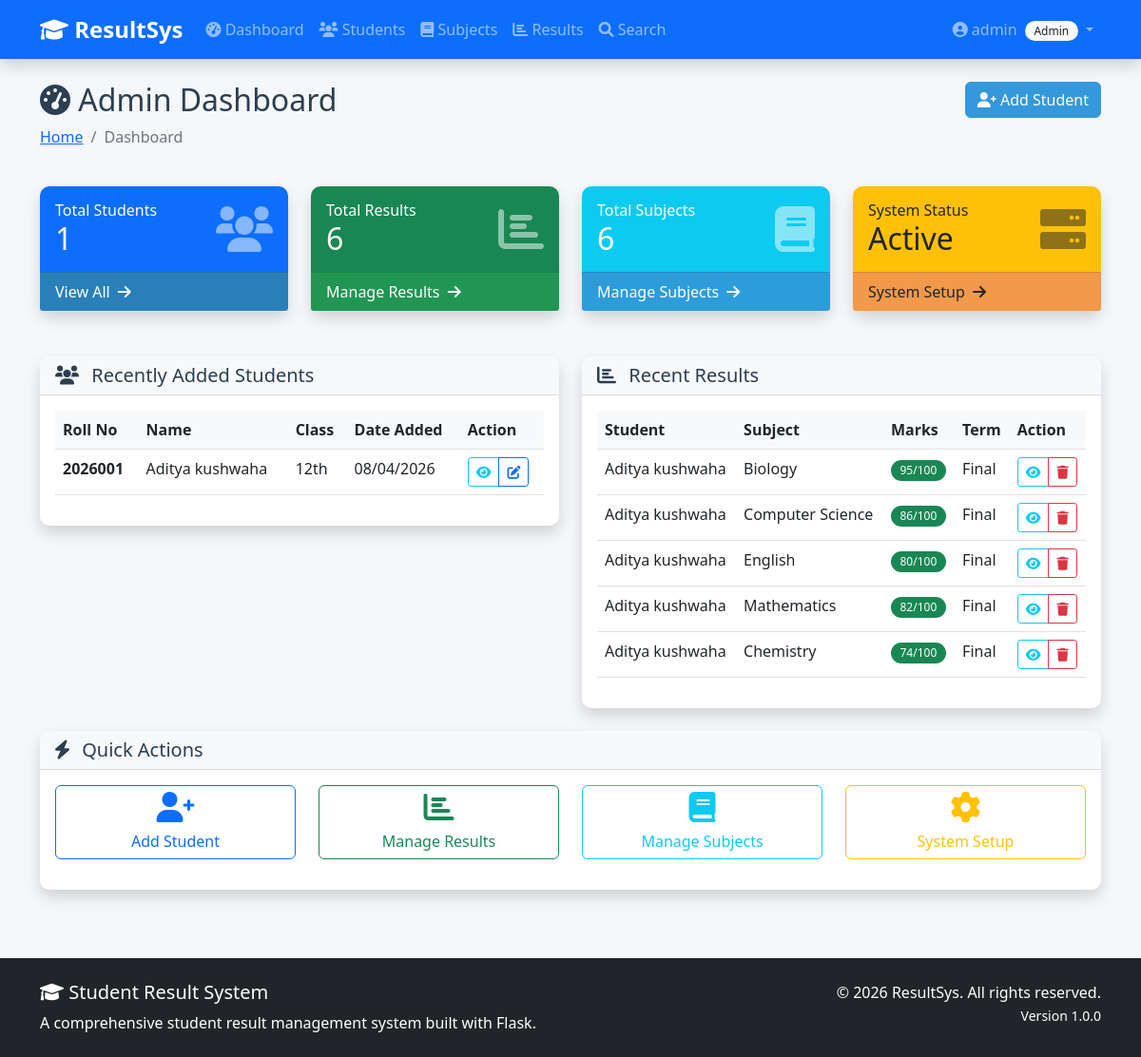
The app's page /admin/dashboard (signed in) with its own data.
### app.py (models this page shows)
class Student(db.Model):
    id = db.Column(db.Integer, primary_key=True)
    roll_no = db.Column(db.String(20), unique=True, nullable=False)
    full_name = db.Column(db.String(100), nullable=False)
    date_of_birth = db.Column(db.Date, nullable=False)
    email = db.Column(db.String(120))
    phone = db.Column(db.String(15))
    class_name = db.Column(db.String(50))
    address = db.Column(db.Text)
    created_at = db.Column(db.DateTime, default=datetime.utcnow)
    results = db.relationship('Result', backref='student', lazy=True, cascade='all, delete-orphan')

class Result(db.Model):
    id = db.Column(db.Integer, primary_key=True)
    student_id = db.Column(db.Integer, db.ForeignKey('student.id'), nullable=False)
    subject_id = db.Column(db.Integer, db.ForeignKey('subject.id'), nullable=False)
    marks_obtained = db.Column(db.Integer, nullable=False)
    exam_date = db.Column(db.Date, nullable=False, default=datetime.utcnow)
    term = db.Column(db.String(20))  # e.g., "Mid-Term", "Final"
    subject = db.relationship('Subject')

class Subject(db.Model):
    id = db.Column(db.Integer, primary_key=True)
    code = db.Column(db.String(20), unique=True, nullable=False)
    name = db.Column(db.String(100), nullable=False)
    max_marks = db.Column(db.Integer, nullable=False, default=100)
    results = db.relationship('Result', backref='subject_ref', lazy=True, cascade='all, delete-orphan')

### app.py (the view)
@app.route('/admin/dashboard')
@role_required('admin')
def admin_dashboard():
    total_students = Student.query.count()
    total_results = Result.query.count()
    total_subjects = Subject.query.count()
    recent_students = Student.query.order_by(Student.created_at.desc()).limit(5).all()
    recent_results = Result.query.order_by(Result.id.desc()).limit(5).all()
    return render_template(
        'dashboard_admin.html',
        total_students=total_students,
        total_results=total_results,
        total_subjects=total_subjects,
        recent_students=recent_students,
        recent_results=recent_results
    )

### templates/dashboard_admin.html (shortened to what this page needs)
{% extends "base.html" %}
{% block page_title %}
<i class="fas fa-tachometer-alt"></i> Admin Dashboard
{% endblock %}
{% block breadcrumbs %}
<li class="breadcrumb-item active" aria-current="page">Dashboard</li>
{% endblock %}
{% block page_actions %}
<a href="{{ url_for('add_student') }}" class="btn btn-primary">
    <i class="fas fa-user-plus"></i> Add Student
</a>
{% endblock %}
{% block content %}
<div class="row mb-4">
    <div class="col-md-3 mb-4">
        <div class="card bg-primary text-white shadow h-100">
            <div class="card-body">
                <div class="d-flex justify-content-between align-items-center">
                    <div>
                        <h6 class="card-title mb-0">Total Students</h6>
                        <h2 class="mb-0">{{ total_students }}</h2>
                    </div>
                    <i class="fas fa-users fa-3x opacity-50"></i>
                </div>
            </div>
            <div class="card-footer bg-primary-dark">
                <a href="{{ url_for('manage_students') }}" class="text-white text-decoration-none">
                    View All <i class="fas fa-arrow-right ms-1"></i>
                </a>
            </div>
        </div>
    </div>
    <div class="col-md-3 mb-4">
        <div class="card bg-success text-white shadow h-100">
            <div class="card-body">
                <div class="d-flex justify-content-between align-items-center">
                    <div>
                        <h6 class="card-title mb-0">Total Results</h6>
                        <h2 class="mb-0">{{ total_results }}</h2>
                    </div>
                    <i class="fas fa-chart-bar fa-3x opacity-50"></i>
                </div>
            </div>
            <div class="card-footer bg-success-dark">
                <a href="{{ url_for('manage_results') }}" class="text-white text-decoration-none">
                    Manage Results <i class="fas fa-arrow-right ms-1"></i>
                </a>
            </div>
        </div>
    </div>
    <div class="col-md-3 mb-4">
        <div class="card bg-info text-white shadow h-100">
            <div class="card-body">
                <div class="d-flex justify-content-between align-items-center">
                    <div>
                        <h6 class="card-title mb-0">Total Subjects</h6>
                        <h2 class="mb-0">{{ total_subjects }}</h2>
                    </div>
                    <i class="fas fa-book fa-3x opacity-50"></i>
                </div>
            </div>
            <div class="card-footer bg-info-dark">
                <a href="{{ url_for('manage_subjects') }}" class="text-white text-decoration-none">
                    Manage Subjects <i class="fas fa-arrow-right ms-1"></i>
                </a>
            </div>
        </div>
    </div>
    <div class="col-md-3 mb-4">
        <div class="card bg-warning text-dark shadow h-100">
            <div class="card-body">
                <div class="d-flex justify-content-between align-items-center">
                    <div>
                        <h6 class="card-title mb-0">System Status</h6>
                        <h2 class="mb-0">Active</h2>
                    </div>
                    <i class="fas fa-server fa-3x opacity-50"></i>
                </div>
            </div>
            <div class="card-footer bg-warning-dark">
                <a href="{{ url_for('admin_setup') }}" class="text-dark text-decoration-none">
                    System Setup <i class="fas fa-arrow-right ms-1"></i>
                </a>
            </div>
        </div>
    </div>
</div>
<div class="row">
    <div class="col-md-6 mb-4">
        <div class="card shadow">
            <div class="card-header bg-light">
                <h5 class="mb-0">
                    <i class="fas fa-users me-2"></i> Recently Added Students
                </h5>
            </div>
            <div class="card-body">
                <div class="table-responsive">
                    <table class="table table-hover">
                        <thead>
                            <tr>
                                <th>Roll No</th>
                                <th>Name</th>
                                <th>Class</th>
                                <th>Date Added</th>
                                <th>Action</th>
                            </tr>
                        </thead>
                        <tbody>
                            {% for student in recent_students %}
                            <tr>
                                <td><strong>{{ student.roll_no }}</strong></td>
                                <td>{{ student.full_name }}</td>
                                <td>{{ student.class_name or 'N/A' }}</td>
                                <td>{{ student.created_at.strftime('%d/%m/%Y') }}</td>
                                <td>
                                    <div class="btn-group btn-group-sm">
                                        <a href="{{ url_for('search_results', roll_no=student.roll_no) }}"
                                           class="btn btn-outline-info btn-sm" title="View Results">
                                            <i class="fas fa-eye"></i>
                                        </a>
                                        <a href="{{ url_for('edit_student', student_id=student.id) }}"
                                           class="btn btn-outline-primary btn-sm" title="Edit">
                                            <i class="fas fa-edit"></i>
                                        </a>
                                    </div>
                                </td>
                            </tr>
                            {% endfor %}
                        </tbody>
                    </table>
                </div>
            </div>
        </div>
    </div>
    <div class="col-md-6 mb-4">
        <div class="card shadow">
            <div class="card-header bg-light">
                <h5 class="mb-0">
                    <i class="fas fa-chart-bar me-2"></i> Recent Results
                </h5>
            </div>
            <div class="card-body">
                <div class="table-responsive">
                    <table class="table table-hover">
                        <thead>
                            <tr>
                                <th>Student</th>
                                <th>Subject</th>
                                <th>Marks</th>
                                <th>Term</th>
                                <th>Action</th>
                            </tr>
                        </thead>
                        <tbody>
                            {% for result in recent_results %}
                            <tr>
                                <td>{{ result.student.full_name }}</td>
                                <td>{{ result.subject.name }}</td>
                                <td>
                                    <span class="badge bg-{{ 'success' if result.marks_obtained >= 40 else 'danger' }}">
                                        {{ result.marks_obtained }}/{{ result.subject.max_marks }}
                                    </span>
                                </td>
                                <td>{{ result.term or 'N/A' }}</td>
                                <td>
                                    <div class="btn-group btn-group-sm">
                                        <a href="{{ url_for('search_results', roll_no=result.student.roll_no) }}"
                                           class="btn btn-outline-info btn-sm" title="View">
                                            <i class="fas fa-eye"></i>
                                        </a>
                                        <a href="{{ url_for('delete_result', result_id=result.id) }}"
                                           class="btn btn-outline-danger btn-sm" title="Delete"
                                           onclick="return confirmDelete('Delete this result?')">
                                            <i class="fas fa-trash"></i>
                                        </a>
                                    </div>
                                </td>
                            </tr>
                            {% endfor %}
                        </tbody>
                    </table>
                </div>
            </div>
        </div>
    </div>
</div>
<div class="row">
    <div class="col-12">
        <div class="card shadow">
            <div class="card-header bg-light">
                <h5 class="mb-0">
                    <i class="fas fa-bolt me-2"></i> Quick Actions
                </h5>
            </div>
            <div class="card-body">
                <div class="row">
                    <div class="col-md-3 mb-3">
                        <a href="{{ url_for('add_student') }}" class="btn btn-outline-primary w-100">
                            <i class="fas fa-user-plus fa-2x mb-2"></i><br>
                            Add Student
                        </a>
                    </div>
                    <div class="col-md-3 mb-3">
                        <a href="{{ url_for('manage_results') }}" class="btn btn-outline-success w-100">
                            <i class="fas fa-chart-bar fa-2x mb-2"></i><br>
                            Manage Results
                        </a>
                    </div>
                    <div class="col-md-3 mb-3">
                        <a href="{{ url_for('manage_subjects') }}" class="btn btn-outline-info w-100">
                            <i class="fas fa-book fa-2x mb-2"></i><br>
                            Manage Subjects
                        </a>
                    </div>
                    <div class="col-md-3 mb-3">
                        <a href="{{ url_for('admin_setup') }}" class="btn btn-outline-warning w-100">
                            <i class="fas fa-cog fa-2x mb-2"></i><br>
                            System Setup
                        </a>
                    </div>
                </div>
            </div>
        </div>
    </div>
</div>
{% endblock %}

### records on screen
Student: roll_no "2026001", full_name "Aditya kushwaha", class_name "12th", created_at "08/04/2026"
Result: student.full_name "Aditya kushwaha", subject.name "Biology", marks_obtained "95", subject.max_marks "100", term "Final"
Result: student.full_name "Aditya kushwaha", subject.name "Computer Science", marks_obtained "86", subject.max_marks "100", term "Final"
Result: student.full_name "Aditya kushwaha", subject.name "English", marks_obtained "80", subject.max_marks "100", term "Final"
Result: student.full_name "Aditya kushwaha", subject.name "Mathematics", marks_obtained "82", subject.max_marks "100", term "Final"
Result: student.full_name "Aditya kushwaha", subject.name "Chemistry", marks_obtained "74", subject.max_marks "100", term "Final"

### other values on screen
{{ session.username }} "admin"
{{ session.role|title }} "Admin"
{{ total_students }} "1"
{{ total_results }} "6"
{{ total_subjects }} "6"
